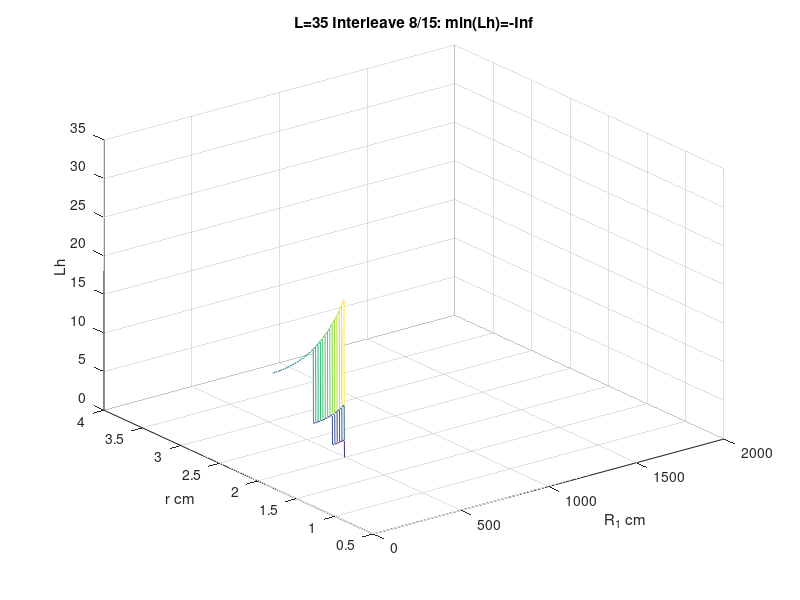
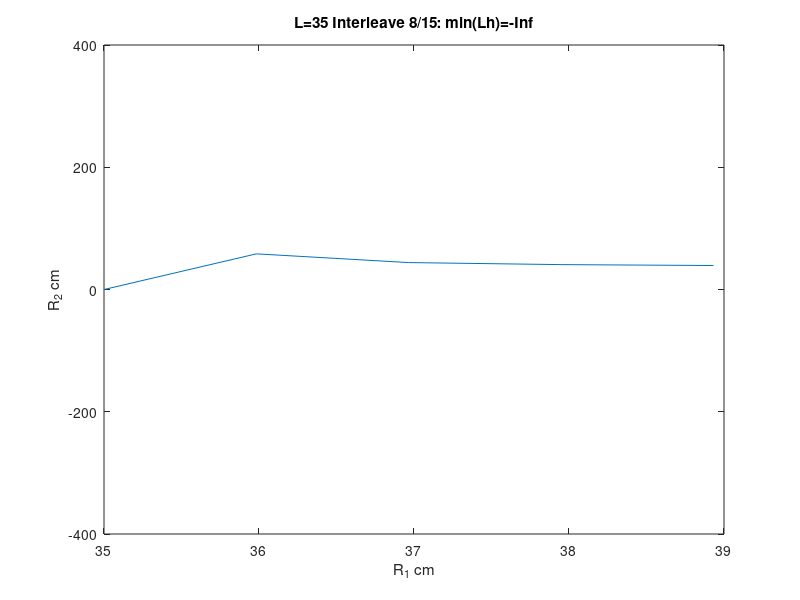

Source code (MATLAB) for these figures, in order:
%%
% Exploration of interleave options with R1!=R2, fixing L and determining
% realistic tolerances while adhering to the focusing and overlap
% criteria.
%
% This investigation qualifies as part of the sropt series, since it's
% working back to engineering a specific design from the constraints.
L = 35;
B = 0.4; % Beam width, formerly known as 'W'
rd = .1;
th = 15;
C = 1000;
rdtanth = rd*tand(th);
mmin = ceil(C/(2*L));
plotnum = 2;
%%
clc;
for k=1:ceil(mmin/2)
  %%
  m = mmin;
  while(gcd(m,k) > 1)
    m = m + 1;
  end
  % R = L/(1-cos(k*pi/m)); % R1=R2 case
  %%
  rmin = B/(2*sin(pi/m));
  %%
  R1 = linspace(L,2000,2000);
  R2 = L*(R1-L)./(R1*sin(k*pi/m)^2-L);
  r1_2 = rdtanth*sqrt(((R2-L).*R1.^2.*L)./((R1-L).*(R1+R2-L)));
  r1_2(r1_2<0) = 0;
  r1_2(1) = 0;
  r1max = sqrt(r1_2);
  r1max(1) = NaN;
  if plotnum == 1
    plot(R1,r1max,R1,rmin*ones(size(R1))); shg;
    ylim([0 4]);
    xlabel('R_1 cm');
    ylabel('r cm');
    legend('r_{max}', 'r_{min}','Location','SouthEast');
    title(sprintf('Interleave %d/%d', k, m));
  else
    rvals = linspace(rmin,4,100);
    [X,Y] = meshgrid(R1,rvals);
    R2M = L*(X-L)./(X*sin(k*pi/m)^2-L);
    s = Y.*sqrt((X-L).*(X+R2M-L)./(X.^2*L.*(R2M-L)));
    sr = s.*Y;
    %  mesh(X,Y,s); shg;
    
    wh1 = B/2;
    Lh = wh1./s;
    Lh(sr > rdtanth) = NaN;
    
    figure(1);
    mesh(X,Y,Lh);
    %   image(minmax(R1),minmax(rvals),Lh,'CDataMapping','scaled');
    %   set(gca,'YDir','Normal');
    xlabel('R_1 cm'); ylabel('r cm'); zlabel('Lh');
    zlim([0 L]);
    title(sprintf('L=%.0f Interleave %d/%d: min(Lh)=%.1f', L, k, m, ...
      nanmin(nanmin(Lh))));
    
    figure(2);
    v = any(~isnan(Lh));
    plot(R1(v), R2(v));
    xlabel('R_1 cm');
    ylabel('R_2 cm');
    ylim([-400 400]);
    title(sprintf('L=%.0f Interleave %d/%d: min(Lh)=%.1f', L, k, m, ...
      nanmin(nanmin(Lh))));
  end
  pause;
  
%   s = (rmin/R)*sqrt((2*R/L)-1);
%   sr = s*rmin;
%   if R < 2000 && sr < rdtanth
%     rmax = sqrt(rdtanth*R/sqrt((2*R/L)-1));
%     fprintf(1, 'Interleave: %d/%d R: %.2f sr/rdtanth: %.3f  r: [%f,%f]\n', ...
%       m, k, R, sr/rdtanth, rmin, rmax);
%     dN = evaluate_interleave(m,k);
%     phi = pi/m;
%     phi_min = asin(B/(2*rmax));
%     if phi_min >= phi
%       error('phi_min >= phi');
%     end
%     dphi = (phi-phi_min)./dN;
%     philims = k*phi+dphi;
%     Rlims = L./(1-cos(philims));
%     sag = Rlims - sqrt(Rlims.^2-rmax^2);
%     dsag = abs(diff(sag))*10; % convert to mm
%     fprintf(1,'  R in [%.1f, %.1f] cm, dsag = %.3f mm\n', Rlims(2), Rlims(1), dsag);
%     Llims = R.*(1-cos(philims));
%     fprintf(1,'  L in [%.3f, %.3f] cm, dL = %.3f mm\n', Llims(2), Llims(1), ...
%       abs(diff(Llims))*10);
%     % Now suppose we can buy mirrors with a +/- 10 um sag tolerance
%     % What range of R would that give us, and what range of L would
%     % we need to accomodate that and still meet our angle target
%     rmirror = 1.5*2.54; % 3" mirror (conservatively)
%     sags = R - sqrt(R^2-rmirror^2) + [-1 1]*5e-4;
%     L1 = R*(1-cos(k*phi));
%     Rs = (sags.^2 + rmirror^2)./(2*sags);
%     Ls = Rs*(1-cos(k*phi));
%     fprintf(1,'  R mfr [%.1f, %.1f]  L range: [%.1f, %.1f] kphi = %.1f\n', ...
%       Rs(1), Rs(2), Ls(1), Ls(2), k*phi);
%   end
end
% %%
% % Look at tolerances on short R
% % W/(2*rmax) <= w/r <= sin(pi/n)
% rmax = 3*2.54/2; % 3" diameter max
% n = ceil(C/(2*L));
% phi = pi/n;
% t = (B/(2*rmax))^2;
% R0 = L*(1-sqrt(1-t))/t;
% R1 = L/(1+cos(phi));
% sag0 = R0-sqrt(R0^2-rmax^2);
% sag1 = R1-sqrt(R1^2-rmax^2);
% dsag = sag0-sag1;
